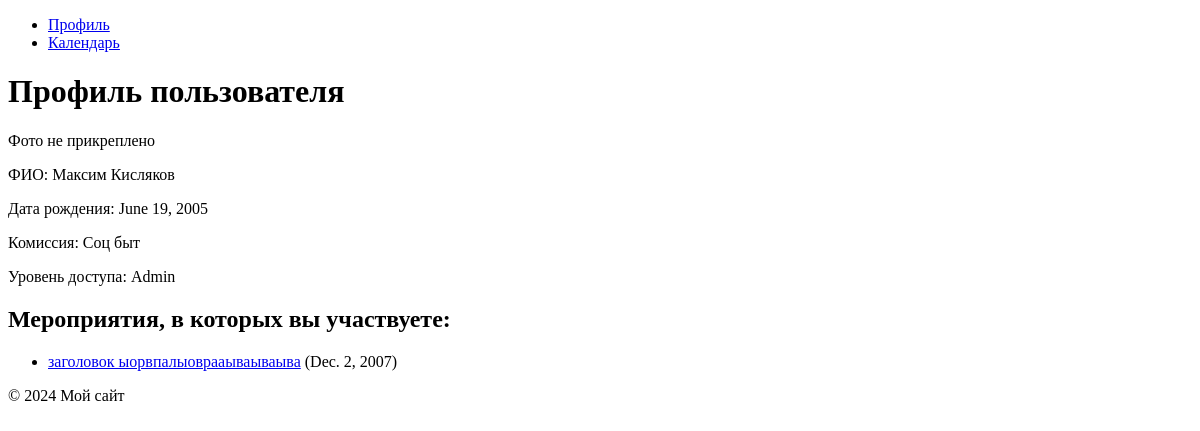
The page /profile/ (signed in) on the database as committed earlier.
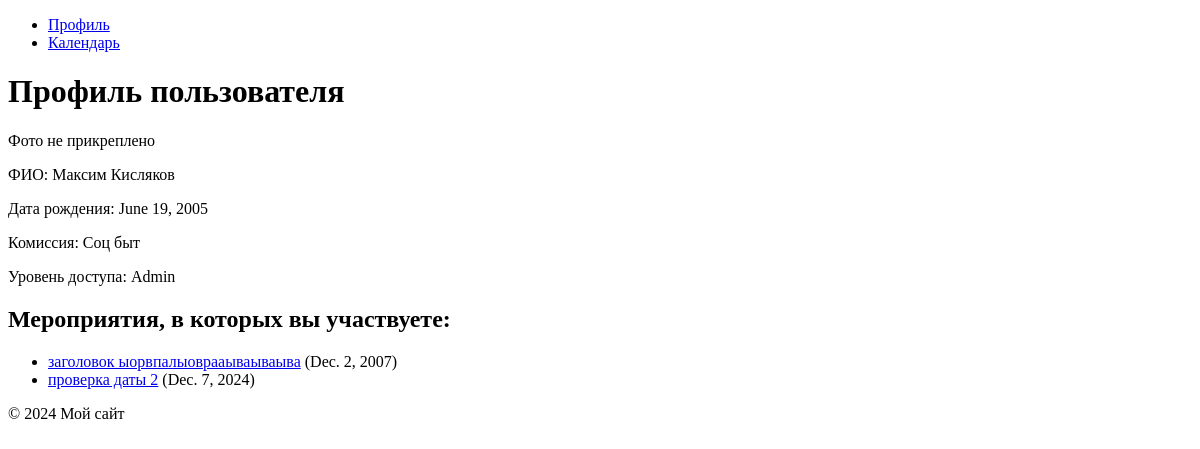
The same page on the database as committed later.
### user_account/models.py (models this page shows, shortened)
class UserProfile(models.Model):
    user = models.OneToOneField(User, on_delete=models.CASCADE)
    full_name = models.CharField(max_length=100)
    date_of_birth = models.DateField(null=True, blank=True)
    commission = models.CharField(max_length=100, blank=True)
    profile_photo = models.ImageField(upload_to='profile_photos/', blank=True)
    ACCESS_LEVELS = [
        (1, 'Viewer'),
        (2, 'Editor'),
        (3, 'Admin'),
    ]
    access_level = models.PositiveSmallIntegerField(choices=ACCESS_LEVELS, default=1)

class Event(models.Model):
    title = models.CharField(max_length=200)
    description = models.TextField(blank=True)
    date = models.DateField()
    organizers = models.ManyToManyField(User, related_name='organized_events', blank=True)
    files = models.FileField(upload_to='event_files/', blank=True, null=True)
    tasks = models.TextField(blank=True, null=True)
    participants = models.ManyToManyField(User, related_name='events', blank=True)

### user_account/views.py (the view)
# urls.py: path('profile/', views.profile, name='profile'),
@login_required
def profile(request):
    profile, created = UserProfile.objects.get_or_create(user=request.user)
    events = request.user.events.all()
    return render(request, 'account/profile.html', {'profile': profile, 'events': events})

### user_account/templates/account/profile.html
{% extends "base.html" %}
{% block content %}
<h1>Профиль пользователя</h1>
{% if profile.profile_photo %}
    <img src="{{ profile.profile_photo.url }}" alt="Фото профиля">
{% else %}
    <p>Фото не прикреплено</p>
{% endif %}
<p>ФИО: {{ profile.full_name }}</p>
<p>Дата рождения: {{ profile.date_of_birth }}</p>
<p>Комиссия: {{ profile.commission }}</p>
<p>Уровень доступа: {{ profile.get_access_level_display }}</p>
<h2>Мероприятия, в которых вы участвуете:</h2>
<ul>
    {% for event in events %}
    <li><a href="{% url 'event_detail' event.id %}">{{ event.title }}</a> ({{ event.date }})</li>
    {% empty %}
    <li>Вы не участвуете ни в одном мероприятии.</li>
    {% endfor %}
</ul>
{% endblock %}

### user_account/templates/base.html (shortened to what this page needs)
<!DOCTYPE html>
<html lang="en">
<head>
</head>
<body>
    <header>
        <nav>
            <ul>
                <li><a href="{% url 'profile' %}">Профиль</a></li>
                <li><a href="{% url 'calendar' %}">Календарь</a></li>
            </ul>
        </nav>
    </header>
    <main>
        {% block content %}{% endblock %}
    </main>
    <footer>
        <p>© 2024 Мой сайт</p>
    </footer>
</body>
</html>

Rows that differ between the two databases and show on the page:
added Event: title "проверка даты 2", date "Dec. 7, 2024"
